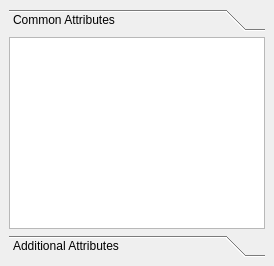
<?xml version="1.0" encoding="UTF-8"?>
<ui version="4.0">
 <class>Loader_Script_Options_DockWidget</class>
 <widget class="QDockWidget" name="Loader_Script_Options_DockWidget">
  <property name="windowTitle">
   <string>Loader Script Options</string>
  </property>
  <widget class="QWidget" name="Loader_Script_Options_dockWidgetContents">
   <layout class="QGridLayout" name="Loader_Script_Options_dockWidgetContents_gridLayout">
    <item row="0" column="0">
     <widget class="QToolBox" name="Loader_Script_Options_toolBox">
      <property name="currentIndex">
       <number>0</number>
      </property>
      <widget class="QWidget" name="Common_Attributes_page">
       <property name="geometry">
        <rect>
         <x>0</x>
         <y>0</y>
         <width>256</width>
         <height>192</height>
        </rect>
       </property>
       <property name="statusTip">
        <string>Common Attributes : Common Attributes Settings Of The Loader Script.</string>
       </property>
       <attribute name="label">
        <string>Common Attributes</string>
       </attribute>
       <layout class="QGridLayout" name="Common_Attributes_page_gridLayout">
        <property name="margin">
         <number>0</number>
        </property>
        <item row="0" column="0">
         <widget class="QTableWidget" name="Common_Attributes_tableWidget">
          <property name="styleSheet">
           <string notr="true"/>
          </property>
          <property name="selectionMode">
           <enum>QAbstractItemView::SingleSelection</enum>
          </property>
          <property name="cornerButtonEnabled">
           <bool>false</bool>
          </property>
         </widget>
        </item>
       </layout>
      </widget>
      <widget class="QWidget" name="Additional_Attributes_page">
       <property name="geometry">
        <rect>
         <x>0</x>
         <y>0</y>
         <width>256</width>
         <height>192</height>
        </rect>
       </property>
       <property name="statusTip">
        <string>Additional Attributes : Additional Attributes Settings Of The Loader Script.</string>
       </property>
       <attribute name="label">
        <string>Additional Attributes</string>
       </attribute>
       <layout class="QGridLayout" name="Additional_Attributes_page_gridLayout">
        <property name="margin">
         <number>0</number>
        </property>
        <item row="0" column="0">
         <widget class="QTableWidget" name="Additional_Attributes_tableWidget">
          <property name="styleSheet">
           <string notr="true"/>
          </property>
          <property name="selectionMode">
           <enum>QAbstractItemView::SingleSelection</enum>
          </property>
          <property name="cornerButtonEnabled">
           <bool>false</bool>
          </property>
         </widget>
        </item>
       </layout>
      </widget>
     </widget>
    </item>
   </layout>
  </widget>
 </widget>
 <resources/>
 <connections/>
</ui>
